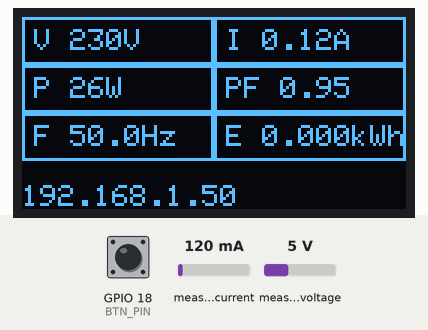
This sketch was run on a simulated ESP32. Shown: 128×64 one-colour display. Inputs (shaded band) come from the test bench; at power-on: measured current 120 mA, GPIO 18 (BTN_PIN) HIGH, measured voltage 5 V. WiFi joins after 1.5 s; servers stay silent unless stated; no MQTT or app messages arrive unless stated; what the sketch prints to the serial monitor is not drawn.

Above: at 5.7 s.
5.8 s: measured current set to 40 mA
At 10.7 s:
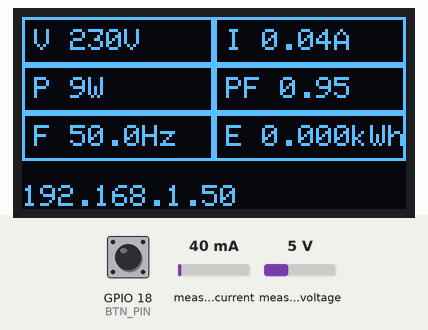
10.9 s: GPIO 18 (BTN_PIN) pulled LOW for 0.15 s
At 12.0 s:
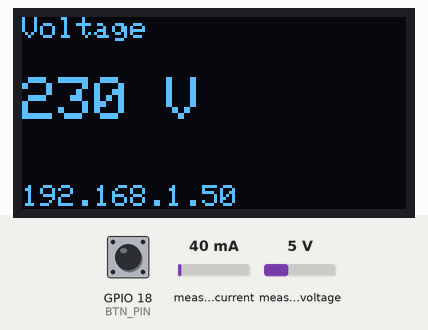
12.5 s: GPIO 18 (BTN_PIN) pulled LOW for 1 s
At 14.3 s:
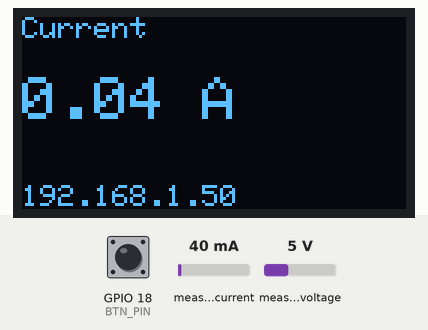
15.0 s: GPIO 18 (BTN_PIN) pulled LOW for 0.15 s
At 15.7 s:
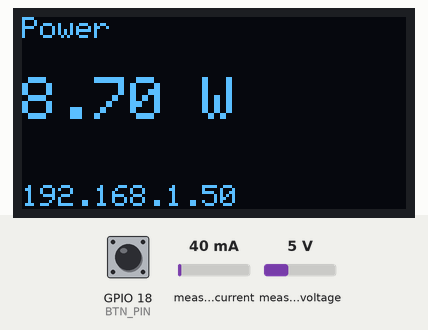
16.7 s: GPIO 18 (BTN_PIN) pulled LOW for 0.15 s
At 17.3 s:
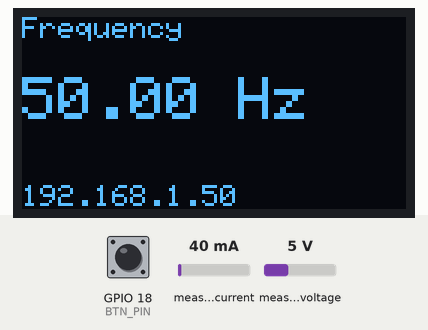
18.3 s: GPIO 18 (BTN_PIN) pulled LOW for 1 s
At 20.0 s:
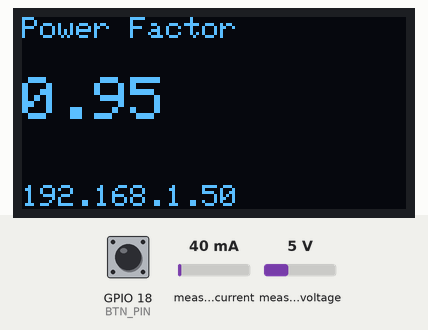
Timing chart, 0 to 21.5 s (numbered marks = the images above; inputs shaded):
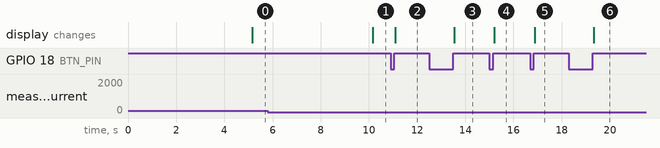

The sketch:

main.ino
```cpp
/**************************************************************
   PROJECT: ESP32-Energy-Meter (Professional Version)
   FEATURES: 80MHz CPU, WiFiManager, Full MQTT, Screen Timeout
**************************************************************/

#include <WiFi.h>
#include <WebServer.h>
#include <WiFiManager.h>
#include <PubSubClient.h>
#include <PZEM004Tv30.h>
#include <HardwareSerial.h>
#include <Wire.h>
#include <Adafruit_GFX.h>
#include <Adafruit_SSD1306.h>

// ================= KONFIGURASI MQTT =================
#define MQTT_SERVER   "test.mosquitto.org"
#define MQTT_PORT     1883
const char* deviceName = "ESP32-Energy-Meter";

WiFiClient espClient;
PubSubClient client(espClient);

// ================= HARDWARE SETUP =================
HardwareSerial pzemSerial(1);
#define PZEM_RX 7
#define PZEM_TX 5
PZEM004Tv30 pzem(pzemSerial, PZEM_RX, PZEM_TX);

#define SCREEN_WIDTH 128
#define SCREEN_HEIGHT 64
Adafruit_SSD1306 display(SCREEN_WIDTH, SCREEN_HEIGHT, &Wire, -1);

#define BTN_PIN 18

// ================= VARIABEL GLOBAL =================
unsigned long buttonPressedTime = 0;
const int LONG_PRESS_TIME = 5000;
bool isPressing = false;

unsigned long lastSensorRead = 0;
const unsigned long sensorInterval = 5000;
unsigned long lastMQTTRetry = 0;
unsigned long startTimeMillis = 0;

unsigned long lastInteraction = 0;
const unsigned long screenTimeout = 300000; // 5 Menit
bool screenOn = true;

int displayPage = 0;
const int totalPages = 8;
float energyStart = 0;
float voltage, current, power, frequency, pf, energyKWh;

// ================= HELPER FUNCTIONS =================
String getDurationAgo() {
  unsigned long totalSeconds = (millis() - startTimeMillis) / 1000;
  int hours = totalSeconds / 3600;
  int minutes = (totalSeconds % 3600) / 60;
  int seconds = totalSeconds % 60;
  char buf[20];
  sprintf(buf, "%02d:%02d:%02d ago", hours, minutes, seconds);
  return String(buf);
}

void showMessage(const char* msg) {
  display.clearDisplay();
  display.setTextSize(1);
  display.setTextColor(SSD1306_WHITE);
  display.setCursor(0,20);
  display.println(msg);
  display.display();
}

void setupWiFiManager() {
  WiFiManager wm;

  // Set Hostname perangkat di jaringan
  WiFi.setHostname(deviceName);

  showMessage("Portal Active:\nESP32-Energy-Meter");

  // Mulai portal AP dengan nama ESP32-Energy-Meter
  if (!wm.autoConnect(deviceName)) {
    delay(3000);
    ESP.restart();
  }

  WiFi.setSleep(true); // Power saving aktif setelah konek
  lastInteraction = millis();
}

void connectMQTT() {
  if (!client.connected() && (millis() - lastMQTTRetry > 5000)) {
    lastMQTTRetry = millis();
    if (client.connect(deviceName)) {
      Serial.println("[MQTT] Connected!");
    }
  }
}

// ================= UI FUNCTIONS =================
void drawDashboard() {
  display.clearDisplay();
  display.setTextSize(1);
  display.setTextColor(SSD1306_WHITE);
  display.drawRect(0, 0, 64, 16, SSD1306_WHITE);
  display.drawRect(64, 0, 64, 16, SSD1306_WHITE);
  display.setCursor(4,4);   display.printf("V %.0fV", voltage);
  display.setCursor(68,4);  display.printf("I %.2fA", current);
  display.drawRect(0, 16, 64, 16, SSD1306_WHITE);
  display.drawRect(64, 16, 64, 16, SSD1306_WHITE);
  display.setCursor(4,20);  display.printf("P %.0fW", power);
  display.setCursor(68,20); display.printf("PF %.2f", pf);
  display.drawRect(0, 32, 64, 16, SSD1306_WHITE);
  display.drawRect(64, 32, 64, 16, SSD1306_WHITE);
  display.setCursor(4,36);  display.printf("F %.1fHz", frequency);
  display.setCursor(68,36); display.printf("E %.3fkWh", energyKWh);
  display.setCursor(0,56);
  display.print(WiFi.localIP());
  display.display();
}

void drawBig(const char* label, float value, const char* unit, bool noDecimal=false) {
  display.clearDisplay();
  display.setTextSize(1);
  display.setCursor(0,0);
  display.println(label);
  display.setTextSize(2);
  display.setCursor(0,20);
  if (noDecimal) display.printf("%.0f %s", value, unit);
  else display.printf("%.2f %s", value, unit);
  display.setTextSize(1);
  display.setCursor(0,56);
  display.print(WiFi.localIP());
  if (displayPage == 6) {
    display.setCursor(0, 42);
    display.print("since: "); display.print(getDurationAgo());
  }
  display.display();
}

void drawCurrentPage() {
  if (!screenOn) return;
  switch (displayPage) {
    case 0: drawDashboard(); break;
    case 1: drawBig("Voltage", voltage, "V", true); break;
    case 2: drawBig("Current", current, "A"); break;
    case 3: drawBig("Power", power, "W"); break;
    case 4: drawBig("Frequency", frequency, "Hz"); break;
    case 5: drawBig("Power Factor", pf, ""); break;
    case 6: drawBig("Energy", energyKWh, "kWh"); break;
    case 7: drawBig("RSSI", (float)WiFi.RSSI(), "dBm", true); break;
  }
}

// ================= SETUP =================
void setup() {
  setCpuFrequencyMhz(80); // Hemat energi & Dingin
  Serial.begin(115200);
  pinMode(BTN_PIN, INPUT_PULLUP);

  Wire.begin(9, 11);
  Wire.setClock(100000); // Stabil di 80MHz
  if(!display.begin(SSD1306_SWITCHCAPVCC, 0x3C)) for(;;);

  setupWiFiManager();

  client.setServer(MQTT_SERVER, MQTT_PORT);
  float e = pzem.energy();
  energyStart = (isnan(e)) ? 0 : e;
  startTimeMillis = millis();
  lastInteraction = millis();
}

// ================= LOOP =================
void loop() {
  if (WiFi.status() == WL_CONNECTED) {
    if (!client.connected()) connectMQTT();
    client.loop();
  }

  // --- LOGIKA TOMBOL ---
  if (digitalRead(BTN_PIN) == LOW) {
    if (!isPressing) {
      buttonPressedTime = millis();
      isPressing = true;
    }
    if (millis() - buttonPressedTime > LONG_PRESS_TIME) {
      showMessage("RESETTING WIFI...");
      WiFiManager wm;
      wm.resetSettings();
      delay(2000);
      ESP.restart();
    }
  } else {
    if (isPressing) {
      long duration = millis() - buttonPressedTime;
      if (duration > 50 && duration < 2000) {
        if (!screenOn) {
          screenOn = true;
        } else {
          displayPage = (displayPage + 1) % totalPages;
        }
        lastInteraction = millis();
        drawCurrentPage();
      }
      isPressing = false;
    }
  }

  // --- SCREEN TIMEOUT ---
  if (screenOn && (millis() - lastInteraction > screenTimeout)) {
    screenOn = false;
    display.clearDisplay();
    display.display();
  }

  // --- SENSOR & PUBLISH ---
  if (millis() - lastSensorRead > sensorInterval) {
    lastSensorRead = millis();
    voltage = pzem.voltage();
    current = pzem.current();
    power = pzem.power();
    frequency = pzem.frequency();
    pf = pzem.pf();
    float currentEnergy = pzem.energy();
    if (!isnan(currentEnergy)) {
      energyKWh = currentEnergy - energyStart;
      if (energyKWh < 0) energyKWh = 0;
    }

    if (client.connected()) {
      char payload[16];
      dtostrf(voltage, 4, 1, payload);    client.publish("caklutfi/power/pzem_main/voltage", payload, true);
      dtostrf(current, 5, 2, payload);    client.publish("caklutfi/power/pzem_main/current", payload, true);
      dtostrf(power, 5, 1, payload);      client.publish("caklutfi/power/pzem_main/power", payload, true);
      dtostrf(energyKWh, 6, 3, payload);  client.publish("caklutfi/power/pzem_main/energy", payload, true);
      dtostrf(pf, 4, 2, payload);         client.publish("caklutfi/power/pzem_main/pf", payload, true);
      dtostrf(frequency, 4, 1, payload);  client.publish("caklutfi/power/pzem_main/frequency", payload, true);
      sprintf(payload, "%lu", millis() / 1000);
      client.publish("caklutfi/power/pzem_main/uptime", payload, true);
    }
    if (screenOn) drawCurrentPage();
  }
  delay(10);
}
```

Measured:
- after the input at 5.8 s, the display: changes after 4.4 s (image 1)
- after the input at 10.9 s, the display: changes after 0.19 s (image 2)
- after the input at 12.5 s, the display: changes after 1.0 s (image 3)
- after the input at 15.0 s, the display: changes after 0.20 s (image 4)
- after the input at 16.7 s, the display: changes after 0.18 s (image 5)
- after the input at 18.3 s, the display: changes after 1.0 s (image 6)
